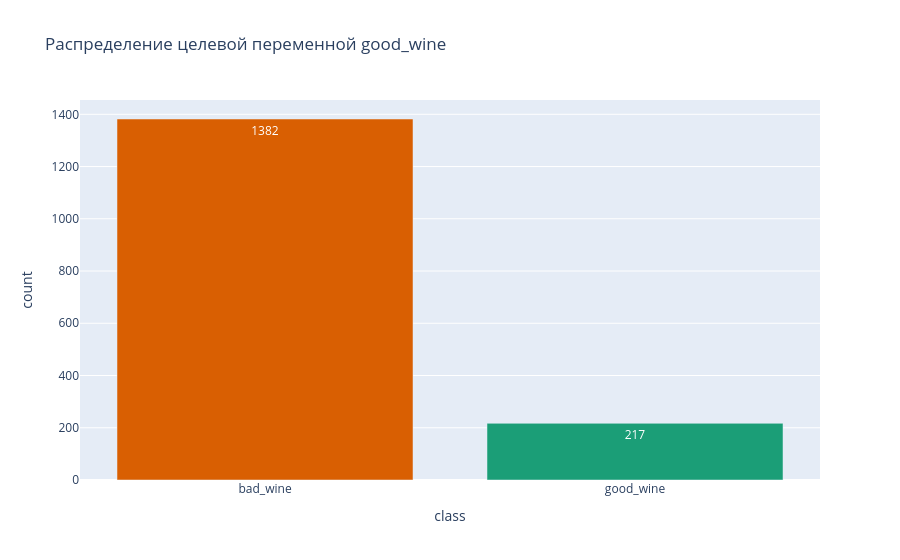
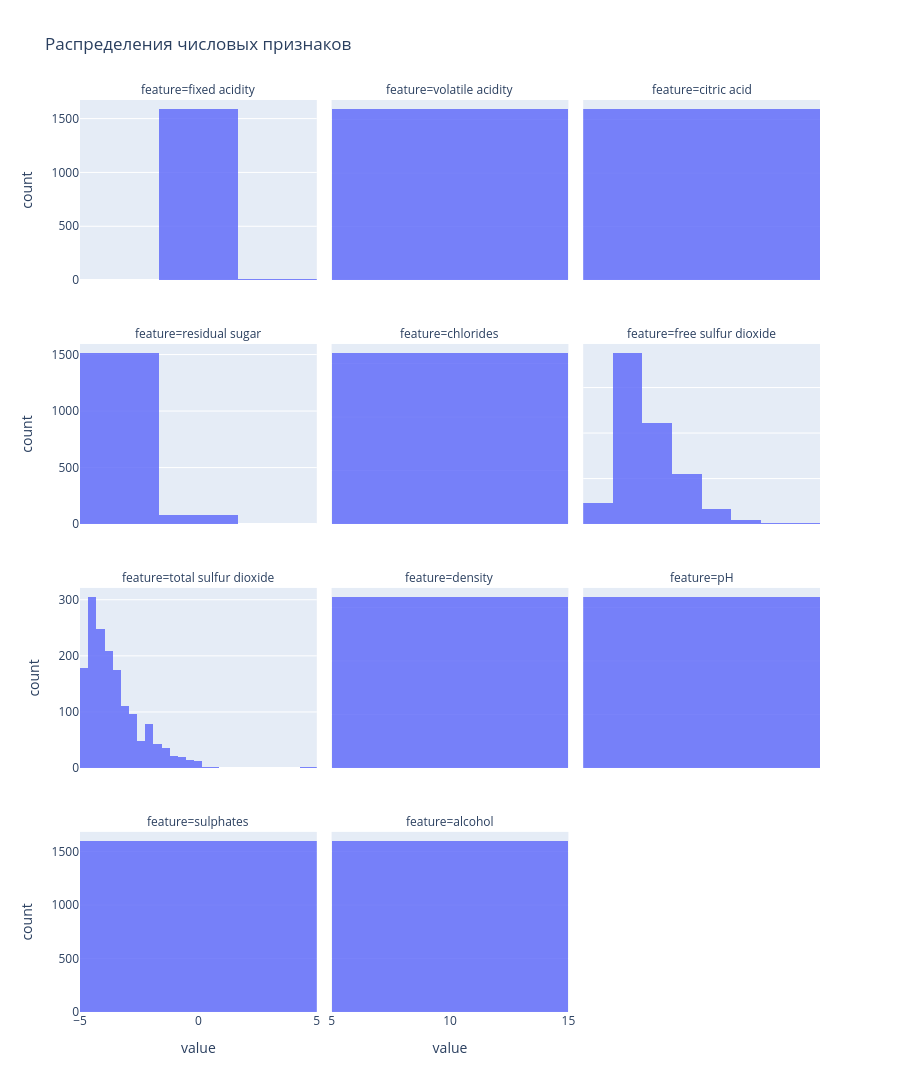
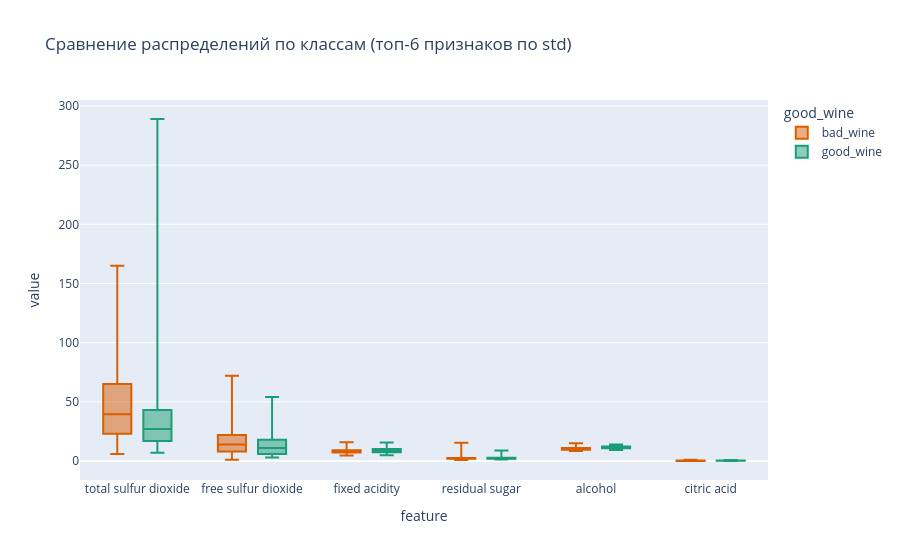

The notebook cell these images were saved under, in order:
### Markdown cell above
## 2. Анализ распределения переменных

### Code cell
# Базовая проверка структуры и пропусков
target_col = 'good_wine'
num_cols = df.select_dtypes(include='number').columns.tolist()
feature_cols = [col for col in num_cols if col != target_col]

print(f"Размер df: {df.shape}")
print("\nПропуски по столбцам:")
print(df[feature_cols + [target_col]].isna().sum().sort_values(ascending=False))

# Описательные статистики по числовым признакам
summary_stats = (
    df[feature_cols]
    .describe()
    .T
    .sort_values('std', ascending=False)
)
summary_stats

# Распределение целевой переменной
class_counts = (
    df[target_col]
    .value_counts()
    .sort_index()
    .rename(index={0: 'bad_wine', 1: 'good_wine'})
    .reset_index()
)
class_counts.columns = ['class', 'count']

fig_target = px.bar(
    class_counts,
    x='class',
    y='count',
    title='Распределение целевой переменной good_wine',
    text='count',
    color='class',
    color_discrete_sequence=['#d95f02', '#1b9e77']
)
fig_target.update_layout(showlegend=False)
fig_target.show()

# Гистограммы распределений всех числовых признаков
long_df = df[feature_cols].melt(var_name='feature', value_name='value')
fig_hist = px.histogram(
    long_df,
    x='value',
    facet_col='feature',
    facet_col_wrap=3,
    nbins=30,
    opacity=0.85,
    title='Распределения числовых признаков'
)
fig_hist.update_xaxes(matches=None)
fig_hist.update_yaxes(matches=None)
fig_hist.update_layout(height=1200)
fig_hist.show()

# Boxplot по классам для наиболее вариативных признаков
top6_var_features = summary_stats.head(6).index.tolist()
long_top = df[[target_col] + top6_var_features].melt(
    id_vars=target_col,
    var_name='feature',
    value_name='value'
)
long_top[target_col] = long_top[target_col].map({0: 'bad_wine', 1: 'good_wine'})

fig_box = px.box(
    long_top,
    x='feature',
    y='value',
    color=target_col,
    points=False,
    title='Сравнение распределений по классам (топ-6 признаков по std)',
    color_discrete_map={'bad_wine': '#d95f02', 'good_wine': '#1b9e77'}
)
fig_box.show()

### Figure 1 — Plotly figure (JSON) as saved in the notebook; plotly's stock layout.template omitted (floating-point values rounded to 4 significant figures)
{"data": [{"hovertemplate": "class=%{x}<br>count=%{text}<extra></extra>", "legendgroup": "bad_wine", "marker": {"color": "#d95f02", "pattern": {"shape": ""}}, "name": "bad_wine", "orientation": "v", "showlegend": true, "text": [1382.0], "textposition": "auto", "type": "bar", "x": ["bad_wine"], "xaxis": "x", "y": [1382], "yaxis": "y"}, {"hovertemplate": "class=%{x}<br>count=%{text}<extra></extra>", "legendgroup": "good_wine", "marker": {"color": "#1b9e77", "pattern": {"shape": ""}}, "name": "good_wine", "orientation": "v", "showlegend": true, "text": [217.0], "textposition": "auto", "type": "bar", "x": ["good_wine"], "xaxis": "x", "y": [217], "yaxis": "y"}], "layout": {"barmode": "relative", "legend": {"title": {"text": "class"}, "tracegroupgap": 0}, "showlegend": false, "title": {"text": "Распределение целевой переменной good_wine"}, "xaxis": {"anchor": "y", "categoryarray": ["bad_wine", "good_wine"], "categoryorder": "array", "domain": [0, 1], "title": {"text": "class"}}, "yaxis": {"anchor": "x", "domain": [0, 1], "title": {"text": "count"}}}}

### Figure 2 — Plotly figure (JSON) as saved in the notebook; plotly's stock layout.template omitted (floating-point values rounded to 4 significant figures; data arrays with more than 128 entries replaced by an {"elided": "..."} marker saying what was removed)
{"data": [{"bingroup": "x", "hovertemplate": "feature=fixed acidity<br>value=%{x}<br>count=%{y}<extra></extra>", "legendgroup": "", "marker": {"color": "#636efa", "opacity": 0.85, "pattern": {"shape": ""}}, "name": "", "nbinsx": 30, "orientation": "v", "showlegend": false, "type": "histogram", "x": {"elided": "1599 float values"}, "xaxis": "x10", "yaxis": "y10"}, {"bingroup": "x", "hovertemplate": "feature=volatile acidity<br>value=%{x}<br>count=%{y}<extra></extra>", "legendgroup": "", "marker": {"color": "#636efa", "opacity": 0.85, "pattern": {"shape": ""}}, "name": "", "nbinsx": 30, "orientation": "v", "showlegend": false, "type": "histogram", "x": {"elided": "1599 float values"}, "xaxis": "x11", "yaxis": "y11"}, {"bingroup": "x", "hovertemplate": "feature=citric acid<br>value=%{x}<br>count=%{y}<extra></extra>", "legendgroup": "", "marker": {"color": "#636efa", "opacity": 0.85, "pattern": {"shape": ""}}, "name": "", "nbinsx": 30, "orientation": "v", "showlegend": false, "type": "histogram", "x": {"elided": "1599 float values"}, "xaxis": "x12", "yaxis": "y12"}, {"bingroup": "x", "hovertemplate": "feature=residual sugar<br>value=%{x}<br>count=%{y}<extra></extra>", "legendgroup": "", "marker": {"color": "#636efa", "opacity": 0.85, "pattern": {"shape": ""}}, "name": "", "nbinsx": 30, "orientation": "v", "showlegend": false, "type": "histogram", "x": {"elided": "1599 float values"}, "xaxis": "x7", "yaxis": "y7"}, {"bingroup": "x", "hovertemplate": "feature=chlorides<br>value=%{x}<br>count=%{y}<extra></extra>", "legendgroup": "", "marker": {"color": "#636efa", "opacity": 0.85, "pattern": {"shape": ""}}, "name": "", "nbinsx": 30, "orientation": "v", "showlegend": false, "type": "histogram", "x": {"elided": "1599 float values"}, "xaxis": "x8", "yaxis": "y8"}, {"bingroup": "x", "hovertemplate": "feature=free sulfur dioxide<br>value=%{x}<br>count=%{y}<extra></extra>", "legendgroup": "", "marker": {"color": "#636efa", "opacity": 0.85, "pattern": {"shape": ""}}, "name": "", "nbinsx": 30, "orientation": "v", "showlegend": false, "type": "histogram", "x": {"elided": "1599 float values"}, "xaxis": "x9", "yaxis": "y9"}, {"bingroup": "x", "hovertemplate": "feature=total sulfur dioxide<br>value=%{x}<br>count=%{y}<extra></extra>", "legendgroup": "", "marker": {"color": "#636efa", "opacity": 0.85, "pattern": {"shape": ""}}, "name": "", "nbinsx": 30, "orientation": "v", "showlegend": false, "type": "histogram", "x": {"elided": "1599 float values"}, "xaxis": "x4", "yaxis": "y4"}, {"bingroup": "x", "hovertemplate": "feature=density<br>value=%{x}<br>count=%{y}<extra></extra>", "legendgroup": "", "marker": {"color": "#636efa", "opacity": 0.85, "pattern": {"shape": ""}}, "name": "", "nbinsx": 30, "orientation": "v", "showlegend": false, "type": "histogram", "x": {"elided": "1599 float values"}, "xaxis": "x5", "yaxis": "y5"}, {"bingroup": "x", "hovertemplate": "feature=pH<br>value=%{x}<br>count=%{y}<extra></extra>", "legendgroup": "", "marker": {"color": "#636efa", "opacity": 0.85, "pattern": {"shape": ""}}, "name": "", "nbinsx": 30, "orientation": "v", "showlegend": false, "type": "histogram", "x": {"elided": "1599 float values"}, "xaxis": "x6", "yaxis": "y6"}, {"bingroup": "x", "hovertemplate": "feature=sulphates<br>value=%{x}<br>count=%{y}<extra></extra>", "legendgroup": "", "marker": {"color": "#636efa", "opacity": 0.85, "pattern": {"shape": ""}}, "name": "", "nbinsx": 30, "orientation": "v", "showlegend": false, "type": "histogram", "x": {"elided": "1599 float values"}, "xaxis": "x", "yaxis": "y"}, {"bingroup": "x", "hovertemplate": "feature=alcohol<br>value=%{x}<br>count=%{y}<extra></extra>", "legendgroup": "", "marker": {"color": "#636efa", "opacity": 0.85, "pattern": {"shape": ""}}, "name": "", "nbinsx": 30, "orientation": "v", "showlegend": false, "type": "histogram", "x": {"elided": "1599 float values"}, "xaxis": "x2", "yaxis": "y2"}], "layout": {"annotations": [{"font": {}, "showarrow": false, "text": "feature=sulphates", "x": 0.16, "xanchor": "center", "xref": "paper", "y": 0.1975, "yanchor": "bottom", "yref": "paper"}, {"font": {}, "showarrow": false, "text": "feature=alcohol", "x": 0.5, "xanchor": "center", "xref": "paper", "y": 0.1975, "yanchor": "bottom", "yref": "paper"}, {"font": {}, "showarrow": false, "text": "feature=total sulfur dioxide", "x": 0.16, "xanchor": "center", "xref": "paper", "y": 0.465, "yanchor": "bottom", "yref": "paper"}, {"font": {}, "showarrow": false, "text": "feature=density", "x": 0.5, "xanchor": "center", "xref": "paper", "y": 0.465, "yanchor": "bottom", "yref": "paper"}, {"font": {}, "showarrow": false, "text": "feature=pH", "x": 0.84, "xanchor": "center", "xref": "paper", "y": 0.465, "yanchor": "bottom", "yref": "paper"}, {"font": {}, "showarrow": false, "text": "feature=residual sugar", "x": 0.16, "xanchor": "center", "xref": "paper", "y": 0.7325, "yanchor": "bottom", "yref": "paper"}, {"font": {}, "showarrow": false, "text": "feature=chlorides", "x": 0.5, "xanchor": "center", "xref": "paper", "y": 0.7325, "yanchor": "bottom", "yref": "paper"}, {"font": {}, "showarrow": false, "text": "feature=free sulfur dioxide", "x": 0.84, "xanchor": "center", "xref": "paper", "y": 0.7325, "yanchor": "bottom", "yref": "paper"}, {"font": {}, "showarrow": false, "text": "feature=fixed acidity", "x": 0.16, "xanchor": "center", "xref": "paper", "y": 1, "yanchor": "bottom", "yref": "paper"}, {"font": {}, "showarrow": false, "text": "feature=volatile acidity", "x": 0.5, "xanchor": "center", "xref": "paper", "y": 1, "yanchor": "bottom", "yref": "paper"}, {"font": {}, "showarrow": false, "text": "feature=citric acid", "x": 0.84, "xanchor": "center", "xref": "paper", "y": 1, "yanchor": "bottom", "yref": "paper"}], "barmode": "relative", "height": 1200, "legend": {"tracegroupgap": 0}, "title": {"text": "Распределения числовых признаков"}, "xaxis": {"anchor": "y", "domain": [0, 0.32], "title": {"text": "value"}}, "xaxis10": {"anchor": "y10", "domain": [0, 0.32], "showticklabels": false}, "xaxis11": {"anchor": "y11", "domain": [0.34, 0.66], "showticklabels": false}, "xaxis12": {"anchor": "y12", "domain": [0.68, 1.0], "showticklabels": false}, "xaxis2": {"anchor": "y2", "domain": [0.34, 0.66], "title": {"text": "value"}}, "xaxis3": {"anchor": "y3", "domain": [0.68, 1.0], "title": {"text": "value"}}, "xaxis4": {"anchor": "y4", "domain": [0, 0.32], "showticklabels": false}, "xaxis5": {"anchor": "y5", "domain": [0.34, 0.66], "showticklabels": false}, "xaxis6": {"anchor": "y6", "domain": [0.68, 1.0], "showticklabels": false}, "xaxis7": {"anchor": "y7", "domain": [0, 0.32], "showticklabels": false}, "xaxis8": {"anchor": "y8", "domain": [0.34, 0.66], "showticklabels": false}, "xaxis9": {"anchor": "y9", "domain": [0.68, 1.0], "showticklabels": false}, "yaxis": {"anchor": "x", "domain": [0, 0.1975], "title": {"text": "count"}}, "yaxis10": {"anchor": "x10", "domain": [0.8025, 1], "title": {"text": "count"}}, "yaxis11": {"anchor": "x11", "domain": [0.8025, 1], "showticklabels": false}, "yaxis12": {"anchor": "x12", "domain": [0.8025, 1], "showticklabels": false}, "yaxis2": {"anchor": "x2", "domain": [0, 0.1975], "showticklabels": false}, "yaxis3": {"anchor": "x3", "domain": [0, 0.1975], "showticklabels": false}, "yaxis4": {"anchor": "x4", "domain": [0.2675, 0.465], "title": {"text": "count"}}, "yaxis5": {"anchor": "x5", "domain": [0.2675, 0.465], "showticklabels": false}, "yaxis6": {"anchor": "x6", "domain": [0.2675, 0.465], "showticklabels": false}, "yaxis7": {"anchor": "x7", "domain": [0.535, 0.7325], "title": {"text": "count"}}, "yaxis8": {"anchor": "x8", "domain": [0.535, 0.7325], "showticklabels": false}, "yaxis9": {"anchor": "x9", "domain": [0.535, 0.7325], "showticklabels": false}}}

### Figure 3 — Plotly figure (JSON) as saved in the notebook; plotly's stock layout.template omitted (floating-point values rounded to 4 significant figures; data arrays with more than 128 entries replaced by an {"elided": "..."} marker saying what was removed)
{"data": [{"alignmentgroup": "True", "boxpoints": false, "hovertemplate": "good_wine=bad_wine<br>feature=%{x}<br>value=%{y}<extra></extra>", "legendgroup": "bad_wine", "marker": {"color": "#d95f02"}, "name": "bad_wine", "notched": false, "offsetgroup": "bad_wine", "orientation": "v", "showlegend": true, "type": "box", "x": {"elided": "8292 str values"}, "x0": " ", "xaxis": "x", "y": {"elided": "8292 float values"}, "y0": " ", "yaxis": "y"}, {"alignmentgroup": "True", "boxpoints": false, "hovertemplate": "good_wine=good_wine<br>feature=%{x}<br>value=%{y}<extra></extra>", "legendgroup": "good_wine", "marker": {"color": "#1b9e77"}, "name": "good_wine", "notched": false, "offsetgroup": "good_wine", "orientation": "v", "showlegend": true, "type": "box", "x": {"elided": "1302 str values"}, "x0": " ", "xaxis": "x", "y": {"elided": "1302 float values"}, "y0": " ", "yaxis": "y"}], "layout": {"boxmode": "group", "legend": {"title": {"text": "good_wine"}, "tracegroupgap": 0}, "title": {"text": "Сравнение распределений по классам (топ-6 признаков по std)"}, "xaxis": {"anchor": "y", "domain": [0, 1], "title": {"text": "feature"}}, "yaxis": {"anchor": "x", "domain": [0, 1], "title": {"text": "value"}}}}
